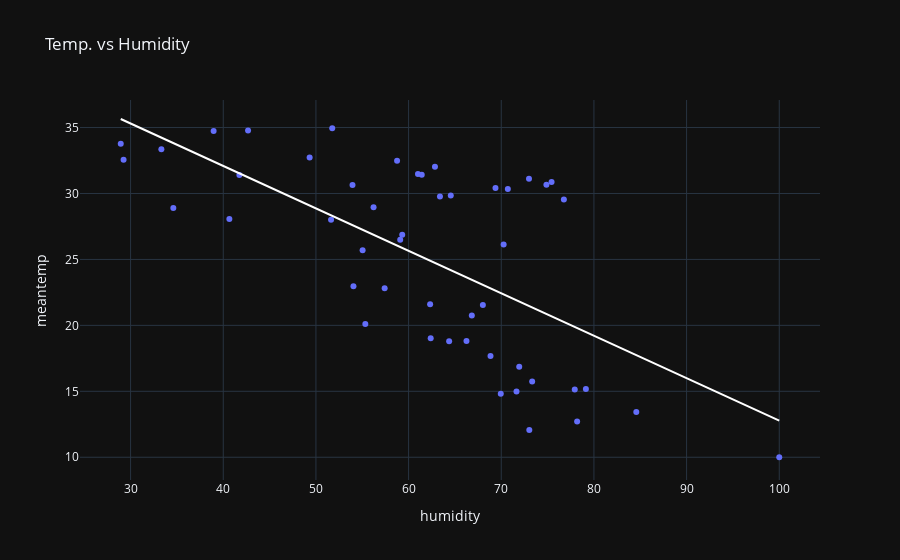

Notebook code for this chart:
### Code cell
fig = px.scatter(data_frame=df_resample, x=df_resample['humidity'], y=df_resample['meantemp'], title="Temp. vs Humidity",trendline='ols', trendline_color_override='white')
fig.show()

### Figure 1 — Plotly figure (JSON) as saved in the notebook; plotly's stock layout.template omitted (floating-point values rounded to 4 significant figures)
{"data": [{"hovertemplate": "humidity=%{x}<br>meantemp=%{y}<extra></extra>", "legendgroup": "", "marker": {"color": "#636efa", "symbol": "circle"}, "mode": "markers", "name": "", "orientation": "v", "showlegend": false, "type": "scatter", "x": [73.03, 71.94, 57.42, 34.61, 28.94, 58.76, 74.87, 76.76, 64.55, 70.26, 66.25, 79.13, 84.57, 73.34, 62.32, 40.66, 41.74, 42.67, 62.85, 61.42, 63.39, 59.09, 55.33, 69.95, 78.19, 64.38, 68.02, 51.63, 33.32, 49.32, 69.38, 70.71, 53.95, 59.31, 66.83, 71.65, 77.93, 62.39, 55.04, 29.24, 38.96, 51.76, 75.43, 72.99, 61.01, 56.22, 54.05, 68.84, 100], "xaxis": "x", "y": [12.07, 16.87, 22.81, 28.9, 33.78, 32.48, 30.66, 29.55, 29.84, 26.13, 18.81, 15.18, 13.43, 15.75, 21.59, 28.06, 31.41, 34.77, 32.03, 31.41, 29.76, 26.5, 20.1, 14.82, 12.71, 18.79, 21.55, 28.0, 33.35, 32.74, 30.41, 30.33, 30.65, 26.87, 20.75, 14.99, 15.14, 19.03, 25.7, 32.55, 34.73, 34.95, 30.88, 31.12, 31.48, 28.96, 22.96, 17.67, 10], "yaxis": "y"}, {"hovertemplate": "<b>OLS trendline</b><br>meantemp = -0.321801 * humidity + 44.9602<br>R<sup>2</sup>=0.422468<br><br>humidity=%{x}<br>meantemp=%{y} <b>(trend)</b><extra></extra>", "legendgroup": "", "line": {"color": "white"}, "marker": {"color": "#636efa", "symbol": "circle"}, "mode": "lines", "name": "", "showlegend": false, "type": "scatter", "x": [28.94, 29.24, 33.32, 34.61, 38.96, 40.66, 41.74, 42.67, 49.32, 51.63, 51.76, 53.95, 54.05, 55.04, 55.33, 56.22, 57.42, 58.76, 59.09, 59.31, 61.01, 61.42, 62.32, 62.39, 62.85, 63.39, 64.38, 64.55, 66.25, 66.83, 68.02, 68.84, 69.38, 69.95, 70.26, 70.71, 71.65, 71.94, 72.99, 73.03, 73.34, 74.87, 75.43, 76.76, 77.93, 78.19, 79.13, 84.57, 100], "xaxis": "x", "y": [35.65, 35.55, 34.24, 33.82, 32.42, 31.88, 31.53, 31.23, 29.09, 28.34, 28.3, 27.6, 27.57, 27.25, 27.15, 26.87, 26.48, 26.05, 25.94, 25.87, 25.33, 25.2, 24.9, 24.88, 24.74, 24.56, 24.24, 24.19, 23.64, 23.46, 23.07, 22.81, 22.63, 22.45, 22.35, 22.21, 21.9, 21.81, 21.47, 21.46, 21.36, 20.87, 20.69, 20.26, 19.88, 19.8, 19.49, 17.74, 12.78], "yaxis": "y"}], "layout": {"legend": {"tracegroupgap": 0}, "title": {"text": "Temp. vs Humidity"}, "xaxis": {"anchor": "y", "domain": [0, 1], "title": {"text": "humidity"}}, "yaxis": {"anchor": "x", "domain": [0, 1], "title": {"text": "meantemp"}}}}
